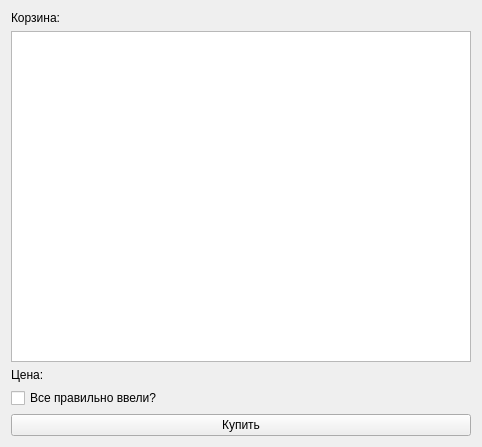
<?xml version="1.0" encoding="UTF-8"?>
<ui version="4.0">
 <class>Busket</class>
 <widget class="QWidget" name="Busket">
  <property name="geometry">
   <rect>
    <x>0</x>
    <y>0</y>
    <width>482</width>
    <height>447</height>
   </rect>
  </property>
  <property name="windowTitle">
   <string>Корзина</string>
  </property>
  <layout class="QVBoxLayout" name="verticalLayout">
   <item>
    <widget class="QLabel" name="label">
     <property name="text">
      <string>Корзина:</string>
     </property>
    </widget>
   </item>
   <item>
    <widget class="QTableView" name="tableView"/>
   </item>
   <item>
    <widget class="QLabel" name="PriceLabel">
     <property name="text">
      <string>Цена: </string>
     </property>
    </widget>
   </item>
   <item>
    <widget class="QCheckBox" name="checkBox">
     <property name="text">
      <string>Все правильно ввели?</string>
     </property>
    </widget>
   </item>
   <item>
    <widget class="QPushButton" name="pushButton">
     <property name="styleSheet">
      <string notr="true"/>
     </property>
     <property name="text">
      <string>Купить</string>
     </property>
    </widget>
   </item>
  </layout>
 </widget>
 <resources/>
 <connections/>
</ui>
